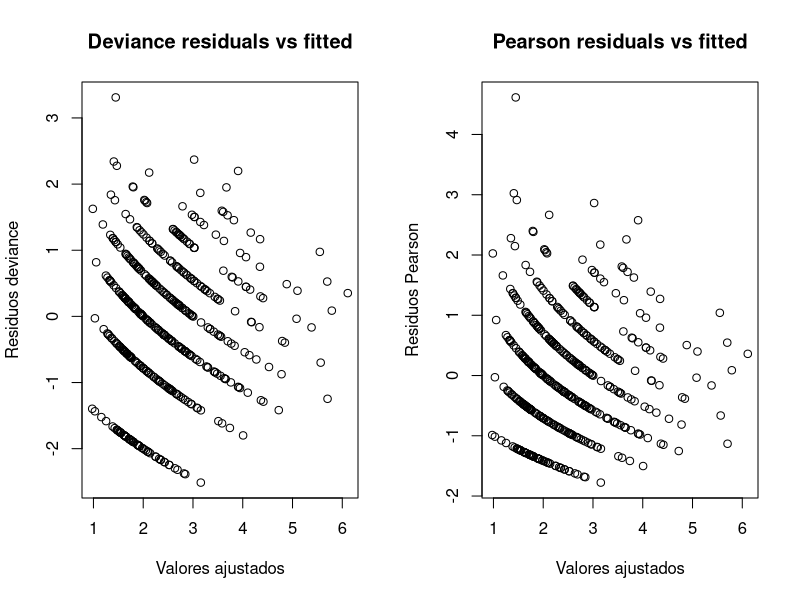
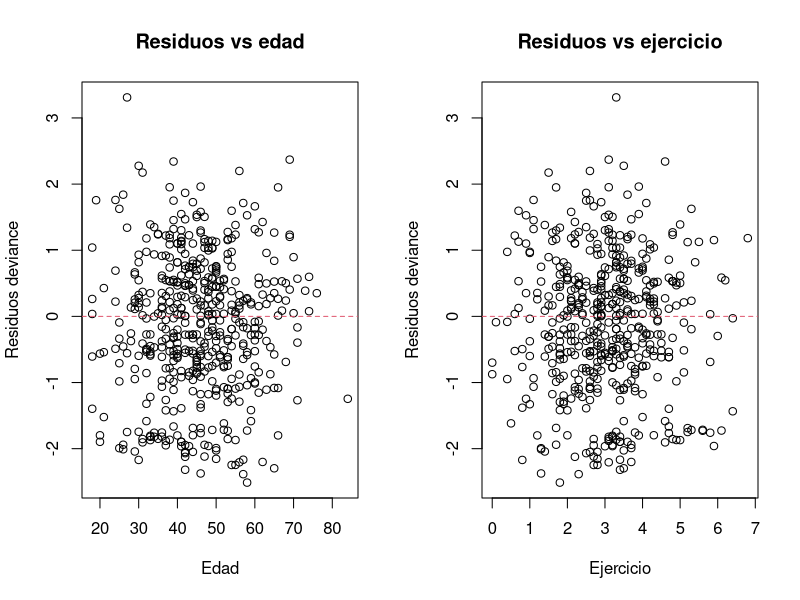
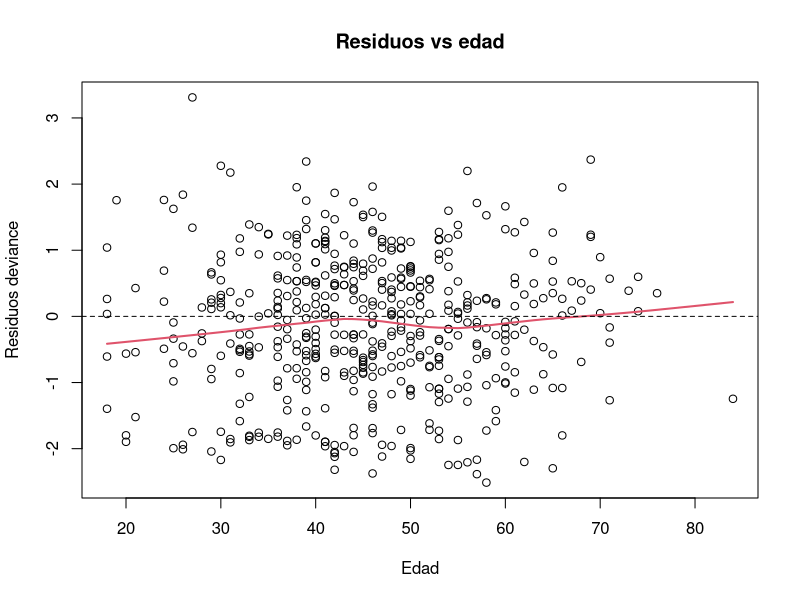
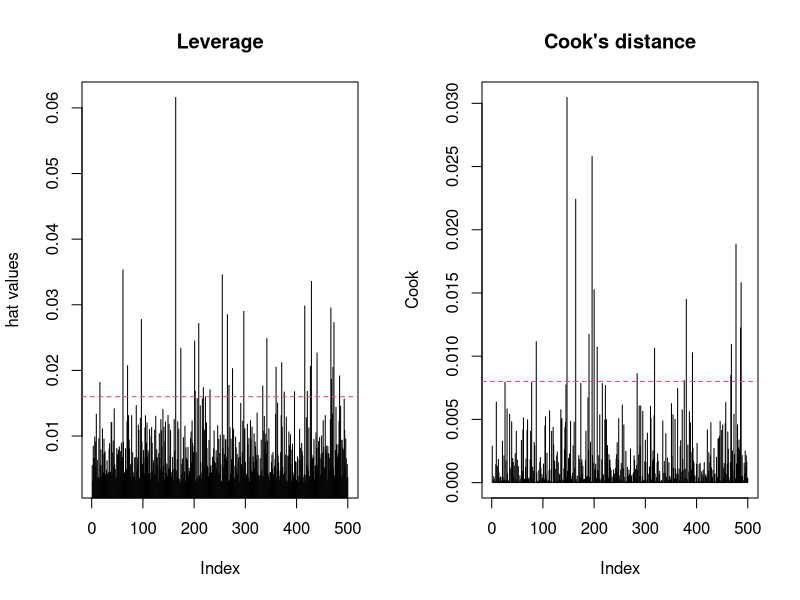
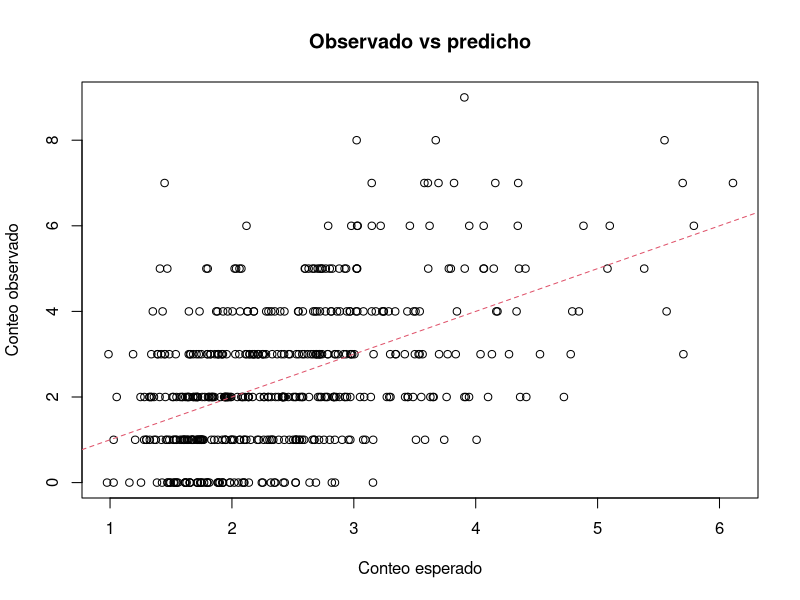
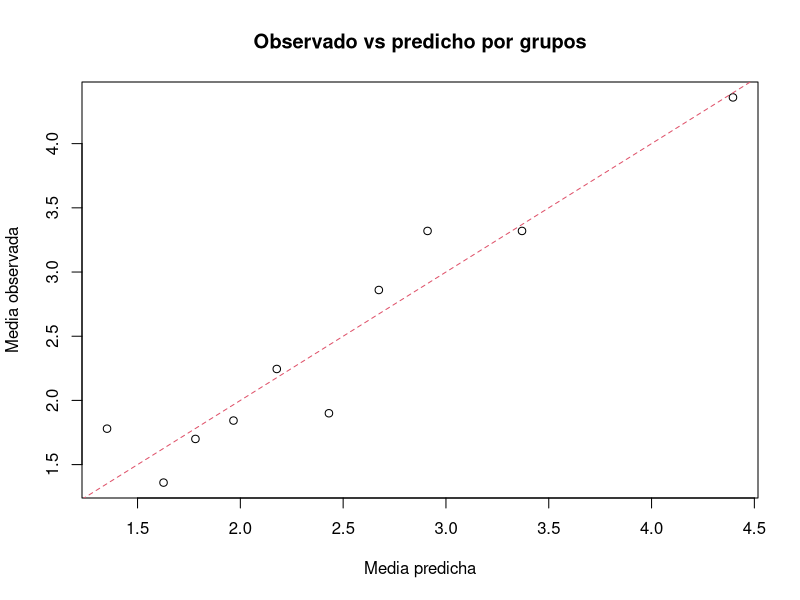

Source code (R) for these figures, in order:
## ---- chunk 1

set.seed(123)

# -----------------------------
# 1. Simular datos
# -----------------------------
n <- 500

edad <- round(rnorm(n, mean = 45, sd = 12))
edad[edad < 18] <- 18

fumador <- factor(sample(c("No", "Si"), n, replace = TRUE, prob = c(0.7, 0.3)))
ejercicio <- round(rnorm(n, mean = 3, sd = 1.2), 1)
ejercicio[ejercicio < 0] <- 0

# Media verdadera en escala log
eta <- 0.6 + 0.015*edad + 0.35*(fumador == "Si") - 0.18*ejercicio

mu <- exp(eta)

# Conteo Poisson
visitas <- rpois(n, lambda = mu)

datos_pois <- data.frame(visitas, edad, fumador, ejercicio)

## ---- chunk 2
# -----------------------------
# 2. Ajustar modelo Poisson
# -----------------------------
mod_pois <- glm(visitas ~ edad + fumador + ejercicio,
                family = poisson(link = "log"),
                data = datos_pois)

summary(mod_pois)
## ---- chunk 3
exp(coef(mod_pois))
## ---- chunk 4
exp(confint(mod_pois))
## ---- chunk 5
resultado <- cbind(
  beta = coef(mod_pois),
  RR = exp(coef(mod_pois)),
  IC_inf = exp(confint(mod_pois)[,1]),
  IC_sup = exp(confint(mod_pois)[,2])
)

print(resultado)
## ---- chunk 6
predict(mod_pois, type = "response")[1:10]
## ---- chunk 7
nuevo <- data.frame(
  edad = c(30, 30, 60, 60),
  fumador = factor(c("No", "Si", "No", "Si"), levels = levels(datos_pois$fumador)),
  ejercicio = c(2, 2, 2, 2)
)

pred <- predict(mod_pois, newdata = nuevo, type = "response")
cbind(nuevo, visitas_esperadas = pred)
## ---- chunk 8
res_dev <- residuals(mod_pois, type = "deviance")
res_pear <- residuals(mod_pois, type = "pearson")
ajustados <- fitted(mod_pois)

par(mfrow = c(1, 2))
plot(ajustados, res_dev,
     xlab = "Valores ajustados",
     ylab = "Residuos deviance",
     main = "Deviance residuals vs fitted")

plot(ajustados, res_pear,
     xlab = "Valores ajustados",
     ylab = "Residuos Pearson",
     main = "Pearson residuals vs fitted")
par(mfrow = c(1, 1))
## ---- chunk 9
mod_pois_quad <- glm(visitas ~ edad + I(edad^2) + fumador + ejercicio + I(ejercicio^2),
                     family = poisson(link = "log"),
                     data = datos_pois)

anova(mod_pois, mod_pois_quad, test = "Chisq")
## ---- chunk 10
par(mfrow = c(1, 2))
plot(datos_pois$edad, res_dev,
     xlab = "Edad", ylab = "Residuos deviance",
     main = "Residuos vs edad")
abline(h = 0, lty = 2, col = 2)

plot(datos_pois$ejercicio, res_dev,
     xlab = "Ejercicio", ylab = "Residuos deviance",
     main = "Residuos vs ejercicio")
abline(h = 0, lty = 2, col = 2)
par(mfrow = c(1, 1))
## ---- chunk 11
plot(datos_pois$edad, res_dev,
     xlab = "Edad", ylab = "Residuos deviance",
     main = "Residuos vs edad")
lines(lowess(datos_pois$edad, res_dev), lwd = 2, col = 2)
abline(h = 0, lty = 2)
## ---- chunk 12
hat_vals <- hatvalues(mod_pois)
cook_vals <- cooks.distance(mod_pois)

par(mfrow = c(1, 2))
plot(hat_vals, type = "h", main = "Leverage", ylab = "hat values")
abline(h = 2*mean(hat_vals), lty = 2, col = 2)

plot(cook_vals, type = "h", main = "Cook's distance", ylab = "Cook")
abline(h = 4/nrow(datos_pois), lty = 2, col = 2)
par(mfrow = c(1, 1))
## ---- chunk 13
which(hat_vals > 2*mean(hat_vals))
which(cook_vals > 4/nrow(datos_pois))
## ---- chunk 14
idx <- which(cook_vals > 4/nrow(datos_pois))
datos_pois[idx, ]
## ---- chunk 15
dispersion <- sum(residuals(mod_pois, type = "pearson")^2) / mod_pois$df.residual
dispersion
## ---- chunk 16
mod_pois$deviance / mod_pois$df.residual
## ---- chunk 17
mod_quasi <- glm(visitas ~ edad + fumador + ejercicio,
                 family = quasipoisson(link = "log"),
                 data = datos_pois)

summary(mod_quasi)
## ---- chunk 18
library(MASS)

mod_nb <- glm.nb(visitas ~ edad + fumador + ejercicio,
                 data = datos_pois)

summary(mod_nb)
## ---- chunk 19
AIC(mod_pois, mod_nb)
## ---- chunk 20
plot(fitted(mod_pois), datos_pois$visitas,
     xlab = "Conteo esperado",
     ylab = "Conteo observado",
     main = "Observado vs predicho")
abline(0, 1, col = 2, lty = 2)
## ---- chunk 21
datos_pois$grupo <- cut(fitted(mod_pois),
                        breaks = quantile(fitted(mod_pois), probs = seq(0, 1, 0.1)),
                        include.lowest = TRUE)

comparacion <- aggregate(cbind(obs = visitas, pred = fitted(mod_pois)) ~ grupo,
                         data = datos_pois,
                         FUN = mean)

print(comparacion)

plot(comparacion$pred, comparacion$obs,
     xlab = "Media predicha",
     ylab = "Media observada",
     main = "Observado vs predicho por grupos")
abline(0, 1, col = 2, lty = 2)
## ---- chunk 22
mean(datos_pois$visitas == 0)
mean(dpois(0, lambda = fitted(mod_pois)))
## ---- chunk 23
mod_nulo <- glm(visitas ~ 1,
                family = poisson(link = "log"),
                data = datos_pois)

anova(mod_nulo, mod_pois, test = "Chisq")
## ---- chunk 24
# Ajuste
# mod <- glm(y ~ x1 + x2 + x3, family = poisson(link = "log"), data = datos)
# 
# # Resumen
# summary(mod)
# exp(coef(mod))
# exp(confint(mod))
# 
# # Residuos
# res_dev <- residuals(mod, type = "deviance")
# res_pear <- residuals(mod, type = "pearson")
# fit <- fitted(mod)
# 
# par(mfrow = c(1, 2))
# plot(fit, res_dev); abline(h = 0, lty = 2, col = 2)
# plot(fit, res_pear); abline(h = 0, lty = 2, col = 2)
# par(mfrow = c(1, 1))
# 
# # Influencia
# plot(hatvalues(mod), type = "h")
# abline(h = 2*mean(hatvalues(mod)), col = 2, lty = 2)
# 
# plot(cooks.distance(mod), type = "h")
# abline(h = 4/nrow(datos), col = 2, lty = 2)
# 
# # Sobredispersión
# sum(residuals(mod, type = "pearson")^2) / mod$df.residual
# mod$deviance / mod$df.residual
# 
# # Comparación con modelo más flexible
# library(MASS)
# mod_nb <- glm.nb(y ~ x1 + x2 + x3, data = datos)
# AIC(mod, mod_nb)
# summary(mod_nb)
